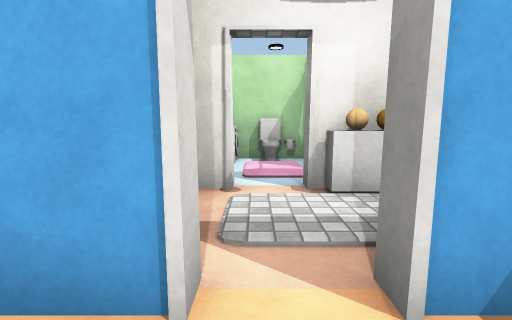
View 1 (above)

13 first-person views from a walk through a Unity game level. The camera is 1.2 m above the floor, tilts 8° down and sees 85° across. The floor is counted in squares, 1 m on a side. Each view is taken from the middle of a square. On the plan, view 1 faces up. The plan holds only what a view shows up to about 13 squares ahead; the rest is blank. The player character is not drawn. Door leaves are left out, so doorways stand open. Surface patterns are stand-ins for the level's own textures.

View 2
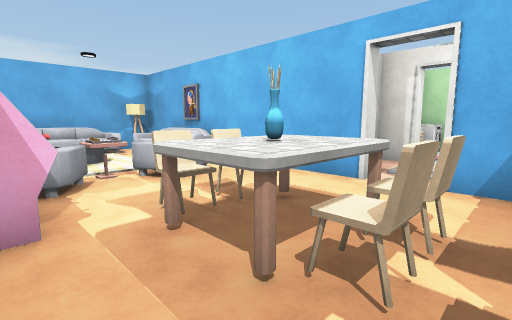

View 3
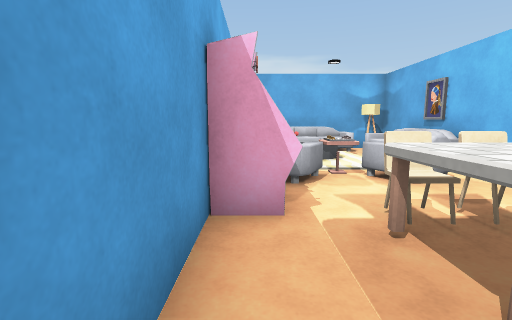

View 4
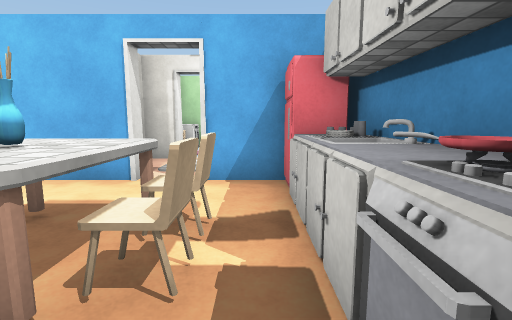

View 5
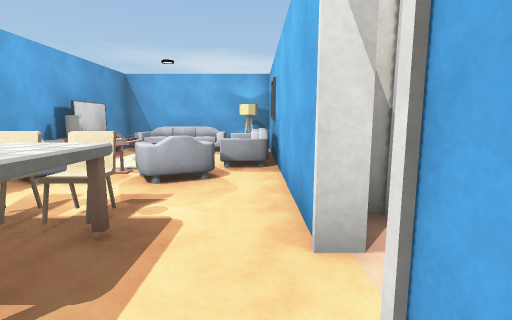

View 6
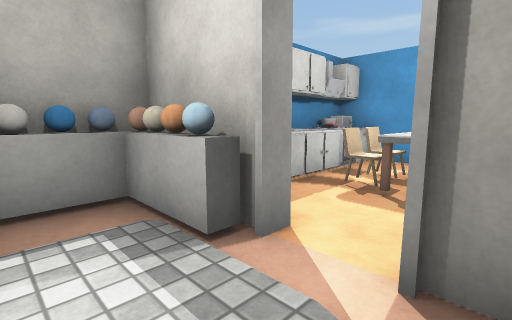

View 7
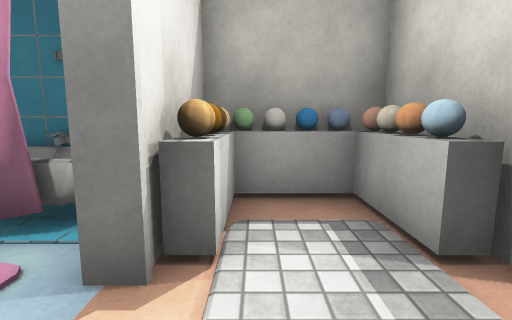

View 8
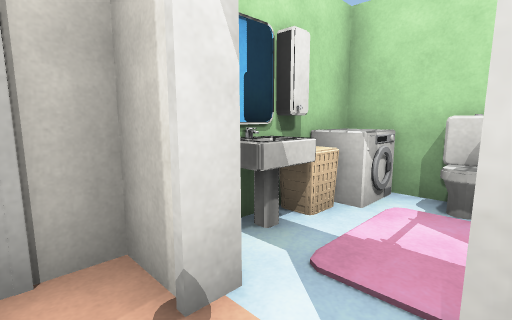

View 9
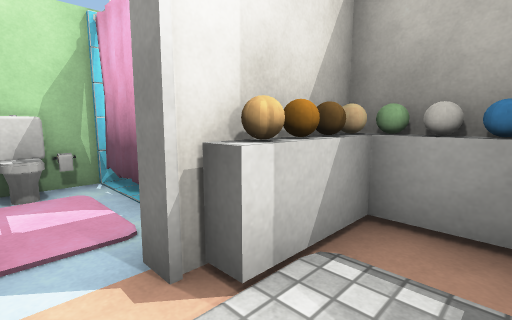

View 10
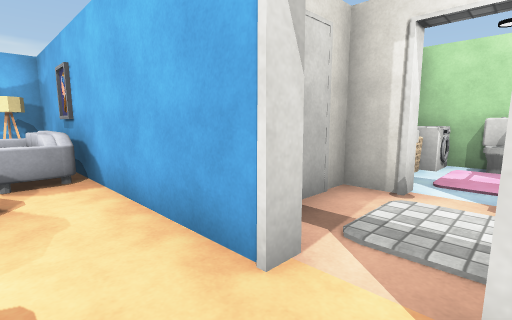

View 11
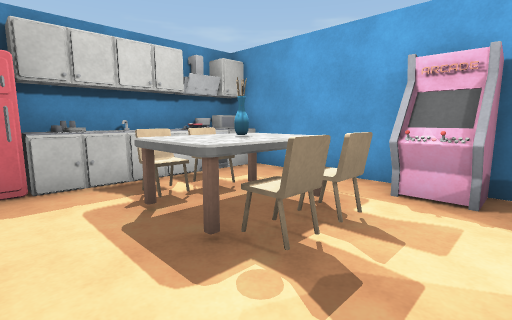

View 12
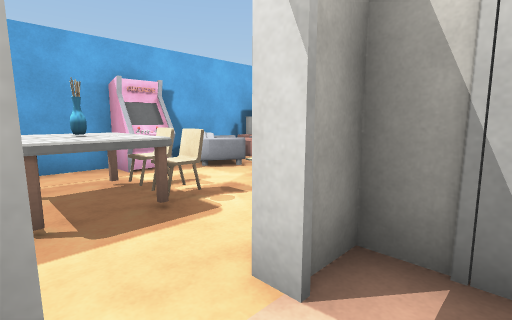

View 13
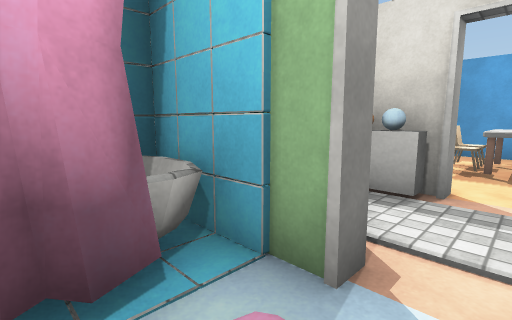

### Floor plan
Points are (right, up) in squares from view 1. A wall is a line through its corners. A room is listed if a view was taken in it or the views show most of it. See-through windows are left out.
Room 1 (views 1, 2, 3, 4, 5, 10, 11)
walls: (-1.6, -3.5) (-1.3, -3.7); (-2.6, -3.5) (-2.4, -4); (-1.5, -3.7) (-1.5, -4.6) (3.7, -4.6) (3.7, 1.1); (-2.6, -3.7) (-1.4, -3.7); (-1.7, -4) (-1.5, -3.5); (-1.6, -4) (-1.5, -3.6); (-0.4, 1.6) (-6.5, 1.6); (2.9, -0.3) (3.3, 0); (2.7, -3.2) (2.8, -2.8) (2.5, -2.5); (3, -2.6) (3, -0.6); (2.6, 1.6) (0.9, 1.6); (3.3, -0.4) (3.1, 0); (3.4, -0.4) (3.3, 0); (-6.6, -4.6) (-2.6, -4.6) (-2.6, -3.4) (-2.3, -4)
low walls: (-2.6, -3.5) (-1.6, -3.5); (-2.4, -3.6) (-2, -3.4) (-1.5, -3.7); (2.6, -3.5) (2.6, 0.5) (3.1, 0.5)
ways out: open door at (0.5, 2) to room 2
objects: TV (-7, -4) to (-6, -4); table (-7, -3) to (-6, -1); sofa (-7, 0) to (-5, 1); other object (-7, 2); carpet (-6, -3) to (-5, -1); armchair (-5, -4) to (-3, -3); armchair (-4, -2) to (-3, 0); table (-1, -3) to (0, -3); chair (-1, -2) to (-1, -1); vase (0, -2); table (0, -1); chair (1, -2) to (1, -1); fridge (3, 1)
Room 2 (views 6, 7, 8, 9, 12)
walls: (1.5, 4.9) (0.9, 4.9); (1.5, 2.5) (2.4, 2.3) (3.2, 2.4); (-0.4, 4.9) (-1.5, 4.9) (-1.5, 1.9) (-0.4, 1.9); (1.5, 2.4) (2.7, 2.6); (0.9, 1.9) (3.7, 1.9) (3.7, 4.9); (3.7, 5.2) (3.7, 5.8); (3.7, 7) (3.7, 7.9)
low walls: (1.2, 2.5) (3.2, 2.5); (2.4, 5.6) (3, 5.6); (3.4, 6.9) (3.4, 7.6)
ways out: open door at (0.5, 2) to room 1; open door at (0.5, 5) to room 3
objects: carpet (2, 4); other object (2, 5) to (3, 5); other object (3, 3); other object (3, 4)
Room 3 (view 13)
walls: (1.6, 7) (1.6, 8); (1.6, 8.1) (1.8, 8.9) (-1.5, 8.9) (-1.5, 6.1); (1.8, 6.2) (1.6, 6.8); (0.9, 5.2) (1.5, 5.2)
low walls: (1.9, 6) (1.9, 6.4)
ways out: open door at (0.5, 5) to room 2
objects: sink (-1, 6) to (-1, 7); washer (-1, 8); closet (0, 8) to (1, 8)

Where each view was taken, in squares from view 1:
view 1: 0 up, 0 right, facing up
view 2: 4 down, 2 right, facing up-left
view 3: 4 down, 2 right, facing left
view 4: 4 down, 2 right, facing up
view 5: 1 up, 2 right, facing left
view 6: 4 up, 1 left, facing down-right
view 7: 4 up, 1 left, facing right
view 8: 4 up, 1 right, facing up-left
view 9: 3 up, 0 right, facing up-right
view 10: 0 up, 1 right, facing up-left
view 11: 1 up, 3 left, facing down-right
view 12: 3 up, 1 right, facing down-left
view 13: 7 up, 0 right, facing down-right
